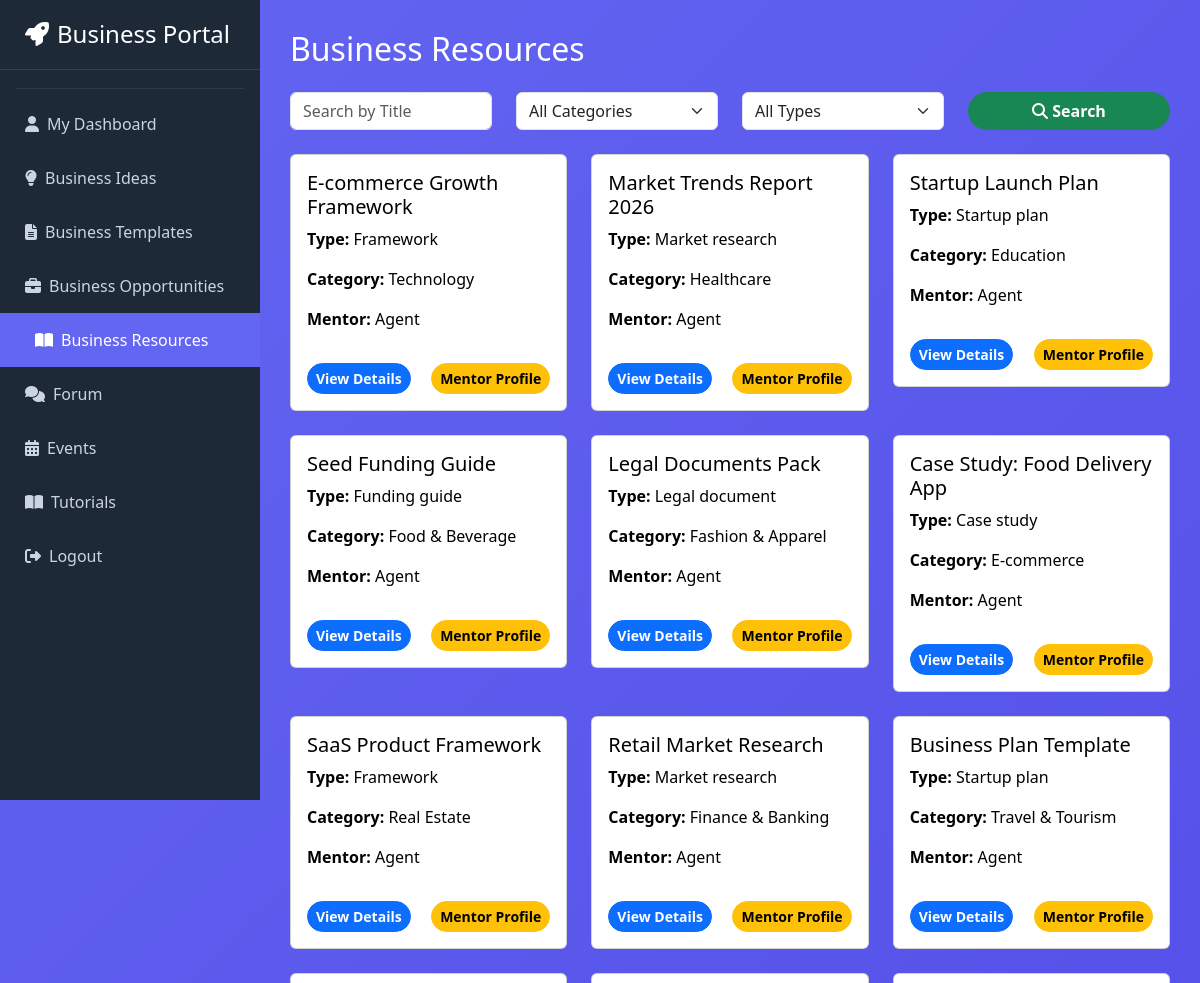
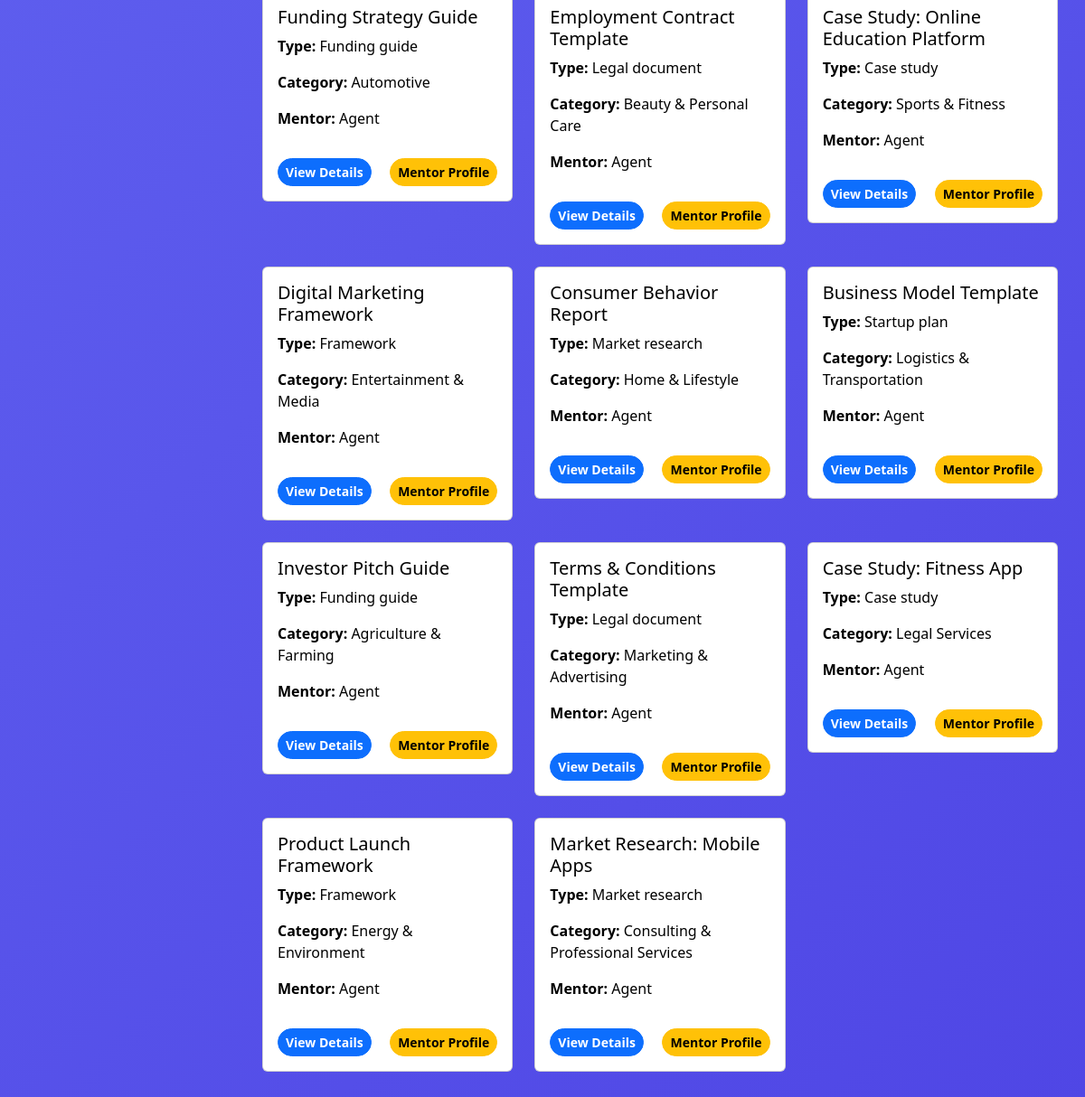
/user/user_resources.php (signed in), run on the app's committed database (2 pictures, top to bottom).
### tables this page shows
CREATE TABLE `business_resources` (
  `resource_id` int(11) NOT NULL,
  `agent_id` int(11) NOT NULL,
  `category_id` int(11) NOT NULL,
  `title` varchar(200) NOT NULL,
  `content` text DEFAULT NULL,
  `type` enum('framework','market_research','startup_plan','funding_guide','legal_document','case_study') NOT NULL,
  `description` text DEFAULT NULL,
  `created_at` timestamp NOT NULL DEFAULT current_timestamp()
);

CREATE TABLE `business_categories` (
  `id` int(11) NOT NULL,
  `name` varchar(100) NOT NULL,
  `description` text DEFAULT NULL,
  `created_at` timestamp NOT NULL DEFAULT current_timestamp()
);

CREATE TABLE `users` (
  `id` int(11) NOT NULL,
  `full_name` varchar(150) NOT NULL,
  `email` varchar(191) NOT NULL,
  `password_hash` varchar(255) NOT NULL,
  `role` enum('user','agent','admin') NOT NULL DEFAULT 'user',
  `status` enum('active','inactive','banned') NOT NULL DEFAULT 'active',
  `phone` varchar(20) DEFAULT NULL,
  `created_at` timestamp NOT NULL DEFAULT current_timestamp(),
  `updated_at` timestamp NOT NULL DEFAULT current_timestamp() ON UPDATE current_timestamp()
);

### user/user_resources.php (the view, shortened to what this page needs)
<?php
include 'config.php';
$search_title = isset($_GET['title']) ? mysqli_real_escape_string($conn, $_GET['title']) : '';
$sql = "
    SELECT br.*, u.full_name AS agent_name, bc.name AS category_name
    FROM business_resources br
    JOIN users u ON u.id = br.agent_id
    JOIN business_categories bc ON bc.id = br.category_id
    WHERE 1
";
$sql .= " ORDER BY br.created_at DESC";
$result = mysqli_query($conn, $sql);
?>
<!DOCTYPE html>
<html lang="en">
<head>
<link href="https://cdn.jsdelivr.net/npm/bootstrap@5.3.3/dist/css/bootstrap.min.css" rel="stylesheet">
<link href="https://cdnjs.cloudflare.com/ajax/libs/font-awesome/6.5.0/css/all.min.css" rel="stylesheet">
</head>
<body>
<?php include 'sidebar.php'; ?>
<div class="main-content">
    <h2 class="mb-4 text-white">Business Resources</h2>
    <form method="GET" class="row mb-4">
        <div class="col-md-3">
            <input type="text" name="title" class="form-control" placeholder="Search by Title" value="<?= htmlspecialchars($search_title) ?>">
        </div>
        <div class="col-md-3">
            <select name="category_id" class="form-select">
                <option value="0">All Categories</option>
            </select>
        </div>
        <div class="col-md-3">
            <select name="type" class="form-select">
                <option value="">All Types</option>
            </select>
        </div>
        <div class="col-md-3">
            <button type="submit" class="btn btn-success btn-action w-100"><i class="fas fa-search"></i> Search</button>
        </div>
    </form>
    <div class="row">
        <?php if(mysqli_num_rows($result) > 0): ?>
            <?php while($res = mysqli_fetch_assoc($result)): ?>
                <div class="col-md-4 mb-4">
                    <div class="card card-hover p-3">
                        <h5><?= htmlspecialchars($res['title']) ?></h5>
                        <p><strong>Type:</strong> <?= ucfirst(str_replace('_',' ',$res['type'])) ?></p>
                        <p><strong>Category:</strong> <?= htmlspecialchars($res['category_name']) ?></p>
                        <p><strong>Mentor:</strong> <?= htmlspecialchars($res['agent_name']) ?></p>
                        <div class="d-flex justify-content-between mt-3">
                            <a href="resource_details.php?id=<?= $res['resource_id'] ?>" class="btn btn-primary btn-sm btn-action">View Details</a>
                            <a href="mentor_profile.php?id=<?= $res['agent_id'] ?>" class="btn btn-warning btn-sm btn-action">Mentor Profile</a>
                        </div>
                    </div>
                </div>
            <?php endwhile; ?>
        <?php else: ?>
            <div class="col-12">
                <div class="alert alert-light text-dark">No resources found.</div>
            </div>
        <?php endif; ?>
    </div>
</div>
</body>
</html>

### user/user_resources.php (style rules this page uses)
body { background: linear-gradient(135deg, #6366f1 0%, #4f46e5 100%); min-height: 100vh; margin-left: 260px; color: #fff; }
.main-content { padding: 30px; }
.card-hover { transition: transform 0.3s, box-shadow 0.3s; color: #000; }
.btn-action { border-radius: 50px; font-weight: bold; }

### user/sidebar.php (style rules this page uses)
:root { --primary: #6366f1; --dark: #1e2937; }

### data on the page
business_resources: title "E-commerce Growth Framework", type "Framework", category.name "Technology", agent.full_name "Agent"
business_resources: title "Market Trends Report 2026", type "Market research", category.name "Healthcare", agent.full_name "Agent"
business_resources: title "Startup Launch Plan", type "Startup plan", category.name "Education", agent.full_name "Agent"
business_resources: title "Seed Funding Guide", type "Funding guide", category.name "Food & Beverage", agent.full_name "Agent"
business_resources: title "Legal Documents Pack", type "Legal document", category.name "Fashion & Apparel", agent.full_name "Agent"
business_resources: title "Case Study: Food Delivery App", type "Case study", category.name "E-commerce", agent.full_name "Agent"
business_resources: title "SaaS Product Framework", type "Framework", category.name "Real Estate", agent.full_name "Agent"
business_resources: title "Retail Market Research", type "Market research", category.name "Finance & Banking", agent.full_name "Agent"
business_resources: title "Business Plan Template", type "Startup plan", category.name "Travel & Tourism", agent.full_name "Agent"
business_resources: title "Funding Strategy Guide", type "Funding guide", category.name "Automotive", agent.full_name "Agent"
business_resources: title "Employment Contract Template", type "Legal document", category.name "Beauty & Personal Care", agent.full_name "Agent"
business_resources: title "Case Study: Online Education Platform", type "Case study", category.name "Sports & Fitness", agent.full_name "Agent"
business_resources: title "Digital Marketing Framework", type "Framework", category.name "Entertainment & Media", agent.full_name "Agent"
business_resources: title "Consumer Behavior Report", type "Market research", category.name "Home & Lifestyle", agent.full_name "Agent"
business_resources: title "Business Model Template", type "Startup plan", category.name "Logistics & Transportation", agent.full_name "Agent"
business_resources: title "Investor Pitch Guide", type "Funding guide", category.name "Agriculture & Farming", agent.full_name "Agent"
business_resources: title "Terms & Conditions Template", type "Legal document", category.name "Marketing & Advertising", agent.full_name "Agent"
business_resources: title "Case Study: Fitness App", type "Case study", category.name "Legal Services", agent.full_name "Agent"
business_resources: title "Product Launch Framework", type "Framework", category.name "Energy & Environment", agent.full_name "Agent"
business_resources: title "Market Research: Mobile Apps", type "Market research", category.name "Consulting & Professional Services", agent.full_name "Agent"
